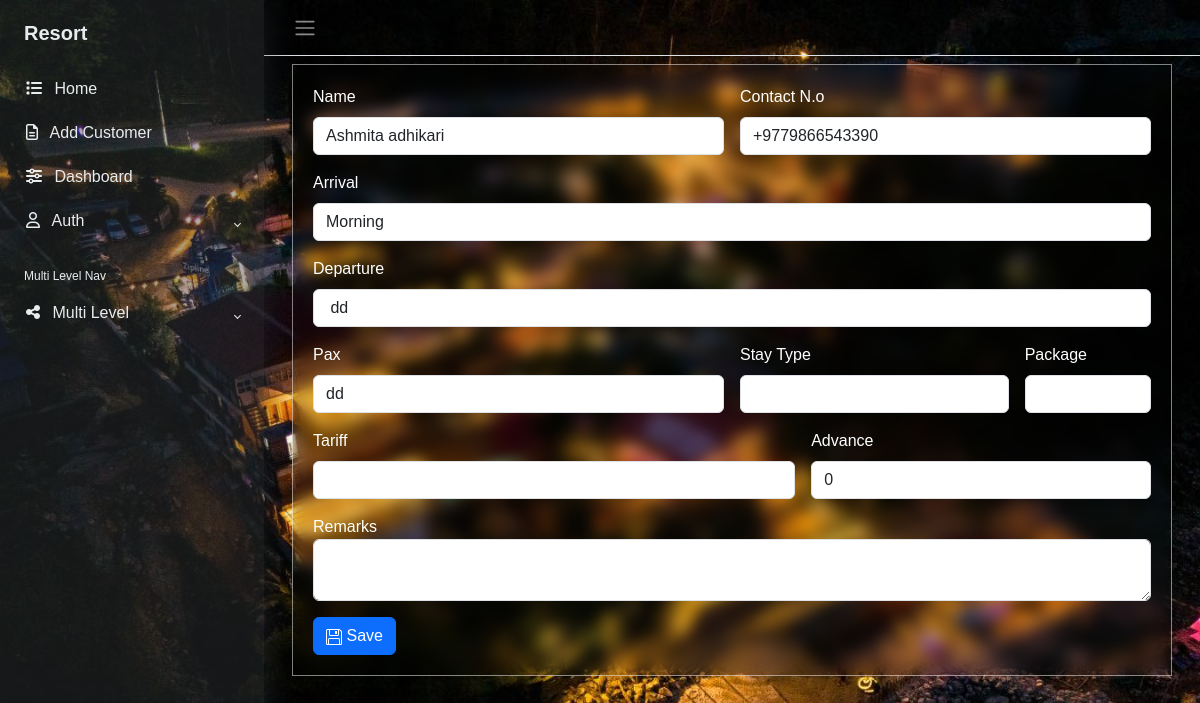
The app's page /update/6 with its own data.
### app/models.py (models this page shows, shortened)
class CustomerModel(models.Model):
    name=models.CharField(max_length=100,default=' ')
    contact=PhoneNumberField(region='NP')
    arrivals=models.CharField(max_length=200,default=" ")
    departure=models.CharField(max_length=100,default=' ')
    pax=models.CharField(max_length=100,default=' ')
    stay_type=models.CharField(max_length=100,default=' ')
    package=models.CharField(max_length=200,default=' ')
    tariff=models.CharField(max_length=100,default=' ')
    advance=models.IntegerField(default=0)
    remarks=models.TextField()

### app/views.py (the view, shortened to what this page needs)
# urls.py: path('update/<int:id>',views.update,name='update'),
def update(request,id):
    data=get_object_or_404(CustomerModel, id=id)
    return render(request,'update.html',{'data':data})

### app/templates/update.html (shortened to what this page needs)
{% include "header.html" %}
        <div class="main">
            <nav class="navbar navbar-expand px-3 border-bottom">
                <button class="btn" type="button" data-bs-theme="dark">
                    <span class="navbar-toggler-icon"></span>
                </button>
            </nav>
            <main class="content px-3 py-2">
                <div class="container-fluid">
                    <div class="mb-3">
                        <div class="login-wrapper">
                            <form class="row g-3" method='POST'>
                                <div class="col-md-6">
                                    <label for="inputEmail4" class="form-label">Name</label>
                                    <input type="text" style="background-color:white;" class="form-control" id="inputEmail4" name="name" value="{{data.name}}">
                                </div>
                                <div class="col-md-6">
                                    <label for="inputPassword4" class="form-label">Contact N.o</label>
                                    <input type="text" style="background-color:white;" class="form-control" id="inputPassword4" name='contact' value="{{data.contact}}">
                                </div>
                                <div class="col-12">
                                    <label for="inputAddress" class="form-label">Arrival</label>
                                    <input type="text" style="background-color:white;" class="form-control" id="inputAddress" name="arrival" value="{{data.arrivals}}"
                                        >
                                </div>
                                <div class="col-12">
                                    <label for="inputAddress2" class="form-label">Departure</label>
                                    <input type="text" style="background-color:white;" class="form-control" id="inputAddress2" name='departure' value="{{data.departure}}"
                                        >
                                </div>
                                <div class="col-md-6">
                                    <label for="inputCity" class="form-label">Pax</label>
                                    <input type="text" style="background-color:white;" class="form-control" id="inputCity" name='pax' value="{{data.pax}}">
                                </div>
                                <div class="col-md-4">
                                    <label for="inputState" class="form-label">Stay Type</label>
                                    <input type="text" style="background-color:white;" class="form-control" name='stay_type' value="{{data.stay_type}}">
                                </div>
                                <div class="col-md-2">
                                    <label for="inputZip" class="form-label">Package</label>
                                    <input type="text" style="background-color:white;" class="form-control" id="inputZip" name='package' value="{{data.package}}">
                                </div>
                                <div class="col-md-7">
                                    <label for="inputCity" class="form-label">Tariff</label>
                                    <input type="text" style="background-color:white;" class="form-control" id="inputCity" name='tariff' value="{{data.tariff}}">
                                </div>
                                <div class="col-md-5">
                                    <label for="inputZip" class="form-label">Advance</label>
                                    <input type="number" style="background-color:white;" class="form-control" id="inputZip" name='advance' value="{{data.advance}}">
                                </div>
                                <div class="col-md-12">
                                        <label for="floatingTextarea">Remarks</label>
                                        <textarea class="form-control"
                                            id="floatingTextarea"  name='remarks' >{{data.remarks}}</textarea>
                                </div>
                                <div class="col-12">
                                    <button type="submit" class="btn btn-primary"> Save</button>
                                </div>
                            </form>
                        </div>
                    </div>
            </main>
        </div>
    </div>
{% include "footer.html" %}

### app/static/css/style.css (style rules this page uses)
* { margin: 0; padding: 0; box-sizing: border-box; }
body { font-family: 'Poppins', sans-serif; margin: 0; background-image: url("bg.jpg"); background-repeat: no-repeat; background-position: center bottom; background-size: cover; }
.login-wrapper { width: 100%; padding: 20px; border: 1px solid rgba(255, 255, 255, 0.5); backdrop-filter: blur(8px); -webkit-backdrop-filter: blur(8px); color: white; }
.login-wrapper input { background: transparent; }
.main { display: flex; flex-direction: column; min-height: 100vh; width: 100%; overflow: hidden; transition: all 0.35s ease-in-out; }
.content { flex: 1; max-width: 100vw; width: 100vw; }
@media (min-width:768px) { .content { width: auto; } }

### records on screen
CustomerModel: name "Ashmita adhikari", contact "+9779866543390", arrival "Morning", departure "dd", pax "dd", advance "0"
